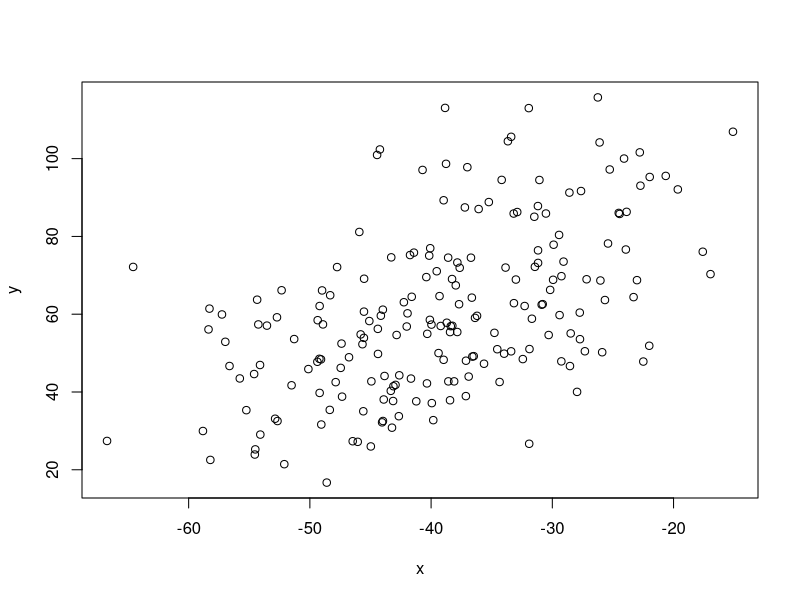

This chart was generated by the following R code: (Note: this script raises an error after producing the figure.)
## ---- chunk 1
## DATA GENERATION
r <- sample(c(-0.97, 0, 0.5, 0.97), 1)
if(runif(1) < 1/3) {
  mx <- my <- 0
  sx <- sy <- 1
} else {
  mx <- sample(10 * -5:5, 1)
  my <- sample(20 * 0:5, 1)
  sx <- sample(c(1, 10, 20), 1)
  sy <- sample(c(1, 10, 20), 1)
}

b <- r * sy/sx
a <- my - b*mx
x <- rnorm(200, mx, sx)
y <- b * x + rnorm(200, a, sy * sqrt(1- r^2))

## QUESTION/ANSWER GENERATION
questions <- character(5)
solutions <- logical(5)
explanations <- character(5)


questions[1] <- "The slope of the regression line is about $1$."
solutions[1] <- abs(b - 1) < 0.1
explanations[1] <- paste("The slope of the regression line is given by $r \\cdot s_y/s_x$ and hence",
                         ifelse(abs(b - 1) < 0.1, "", "not"), "about equal to $1$.")


if (runif(1) < 0.5) {
  questions[2] <- "The absolute value of the correlation coefficient is at least $0.8$."
  solutions[2] <- abs(r) >= 0.8
} else {
  questions[2] <- "The absolute value of the correlation coefficient is at most $0.8$."
  solutions[2] <- abs(r) <= 0.8
}
explanations[2] <- if(abs(r) >= 0.9) {
  paste("A strong association between the variables is given in the scatterplot.",
        "Hence the absolute value of the correlation coefficient is close to $1$",
        "and therefore larger than $0.8$.") 
} else if (abs(r) == 0) {
  paste("No association between the variables is observed in the scatterplot.",
        "This implies a correlation coefficient close to $0$.") 
} else paste("Only a slightly positive association between the variables is observable in the scatterplot.",
             "This implies a correlation coefficient with an absolute value smaller than $0.8$.")

if (runif(1) < 0.5) {
  questions[3] <- "The standard deviation of $X$ is at least $6$."
  solutions[3] <- sx >= 6
  explanations[3] <- paste0("The standard deviation of $X$ is about equal to $", sx, "$ and is therefore ",
                            ifelse(sx < 6, "smaller", "larger"), " than $6$.")
} else {
  questions[3] <- "The standard deviation of $Y$ is at least $6$."
  solutions[3] <- sy >= 6
  explanations[3] <- paste0("The standard deviation of $Y$ is about equal to $", sy, "$ and is therefore ",
                            ifelse(sy < 6, "smaller", "larger"), " than $6$.")
}

if (runif(1) < 0.5) {
  questions[4] <- "The mean of $X$ is at most $5$."
  solutions[4] <- mx <= 5
  explanations[4] <- paste0("The mean of $X$ is about equal to $", mx, 
                            "$ and hence is ", ifelse(mx < 5, "smaller", "larger"), " than $5$.")
} else {
  questions[4] <- "The mean of $Y$ is at least $30$."
  solutions[4] <- my >= 30
  explanations[4] <- paste0("The mean of $Y$ is about equal to $", my, 
                            "$ and hence is ", ifelse(my < 30, "smaller", "larger"), " than $30$.")
}

xh <- round(runif(1, -1, 1)*sx + mx, 1)
yhr <- round(a + b*xh, 1)
alpha <- if (abs(r) > 0 & abs(mx - xh) > 0) sign(mx - xh) * sign(r) else 1
yhf <- round(yhr + 2 * sy * alpha, 1)

## assure at least one correct and one incorrect solution
yh <- switch(as.character(sum(solutions)),
             "0" = yhr,
             "4" = yhf,
             sample(c(yhr, yhf), 1)
)
questions[5] <- paste0("For $X = ", as.character(xh), "$, $Y$ can be expected to be about $", 
                       as.character(yh), "$.", collapse="")
solutions[5] <- abs(yh - yhr) < 0.01 * sy
explanations[5] <- paste0("The regression line at $X=", xh, 
                          "$ implies a value of about $Y = ", yhr, "$.", sep="")         

## permute order of solutions/questions
o <- sample(1:5)
questions <- questions[o]
solutions <- solutions[o]
explanations <- explanations[o]  
## ---- chunk 2
plot(x, y)
## ---- chunk 3
answerlist(questions, markup = "markdown")
## ---- chunk 4
answerlist(ifelse(solutions, "True", "False"), explanations, markup = "markdown")
